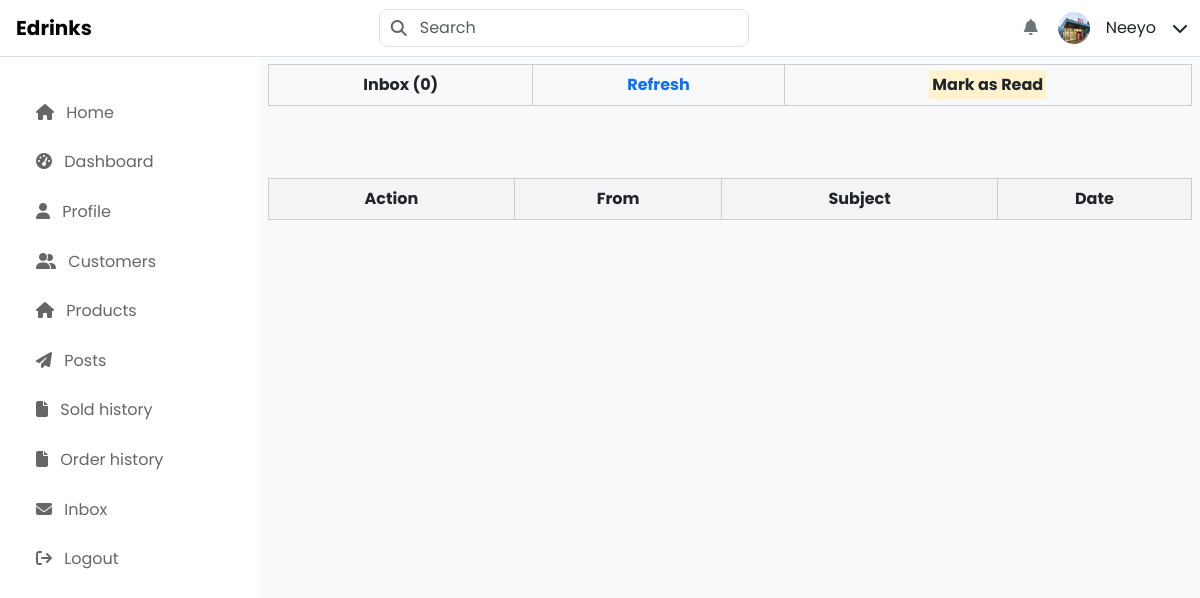
The app's page /dashboard/inbox.php (signed in) with its own data.
### tables this page shows
CREATE TABLE `user_profile` (
  `id` int(11) NOT NULL,
  `user_name` varchar(255) NOT NULL,
  `user_email` varchar(255) NOT NULL,
  `user_password` varchar(255) NOT NULL,
  `user_type` varchar(255) NOT NULL,
  `user_image` varchar(255) NOT NULL,
  `user_phone` varchar(255) NOT NULL,
  `user_location` varchar(255) NOT NULL,
  `lga` varchar(255) NOT NULL,
  `user_address` varchar(255) NOT NULL,
  `user_rating` varchar(255) NOT NULL,
  `verified` tinyint(11) NOT NULL,
  `vkey` varchar(255) NOT NULL,
  `reset_token` varchar(255) NOT NULL,
  `reset_token_expiry` varchar(255) NOT NULL,
  `date_added` varchar(255) NOT NULL
);

### dashboard/contents/profile-contents.php (called while the page is built, shortened)
<?php
     if(isset($_SESSION['user_id'])){
         $query = "SELECT * FROM user_profile WHERE id = ?";
         $stmt = $conn->prepare($query);
         $stmt->bind_param('i', $userId);
         $stmt->execute();
         $result = $stmt->get_result();
         if ($row = $result->fetch_assoc()) {
             $user_name = $row['user_name'];
             $user_image = $row['user_image'];
         } else {
              echo "No user found.";
         }
     }
?>

### dashboard/inbox.php (the view, shortened to what this page needs)
<?php session_start();
     if(isset($_SESSION['user_id'])){
         $userId = $_SESSION['user_id'];
         $you = $_SESSION['user_email'];
         require("../engine/config.php");
         include("contents/profile-contents.php");
     }
     else{
         header("Location:../../index.php");
         exit();
     }
?>
<!DOCTYPE html>
<html lang="en">
<head>
    <link href="https://cdnjs.cloudflare.com/ajax/libs/bootstrap/5.3.2/css/bootstrap.min.css" rel="stylesheet">
    <link href="https://cdnjs.cloudflare.com/ajax/libs/font-awesome/6.4.0/css/all.min.css" rel="stylesheet">
    <link rel="stylesheet" href="../assets/css/wholesaler/wholesaler-dashboard.css">
    <link rel="stylesheet" href="../assets/css/wholesaler/wholesaler-products.css">
</head>
<body class="bg-light">
<nav class="navbar navbar-expand-lg navbar-light bg-white border-bottom fixed-top">
        <div class="container-fluid">
            <a class="navbar-brand text-orange fw-bold" href="#">Edrinks</a>
            <div class="position-relative d-flex align-items-center">
                <i class="fas fa-search search-icon"></i>
                <input type="text" class="form-control search-input" placeholder="Search">
            </div>
            <div class="d-flex align-items-center gap-3">
            <a href='notifications.php'><i class="fas fa-bell text-secondary"></i></a>
                <img src="<?php echo"../" .htmlspecialchars($user_image); ?>" class="rounded-circle" width="32" height="32">
                <span><?php echo htmlspecialchars($user_name); ?></span>
                <i class="fas fa-chevron-down"></i>
            </div>
        </div>
    </nav>
      <?php include ("components/side-bar.php"); ?>
    <div class="main-content pt-5 my-3 px-2">
    <div id="label">
    <?php
$countUnreadQuery = "SELECT COUNT(*) AS unread_total
                     FROM (
                        SELECT sender_email
                        FROM messages
                        WHERE receiver_email = ?
                          AND is_receiver_deleted = 0
                          AND has_read = 0
                        GROUP BY sender_email
                     ) AS sub";
if ($stmtCountUnread = $conn->prepare($countUnreadQuery)) {
    $stmtCountUnread->bind_param("s", $you);
    $stmtCountUnread->execute();
    $resultCountUnread = $stmtCountUnread->get_result();
    $rowUnreadCount = $resultCountUnread->fetch_assoc();
    $unread_count = $rowUnreadCount['unread_total'];
} else {
    die("Error preparing count-unread statement: " . $conn->error);
}
?>
<!DOCTYPE html>
<html>
<head>
</head>
<body>
    <table>
        <thead>
            <tr>
                <th id="inbox">Inbox (<?php echo $unread_count; ?>)</th>
                <th><a href="messages.php" id="refresh">Refresh</a></th>
                <th><a class="mark" href="#">Mark as Read</a></th>
            </tr>
        </thead>
    </table>
    <br><br><br>
    <table>
        <thead>
            <tr style="background-color: rgba(192,192,192,0.1);">
                <th>Action</th>
                <th>From</th>
                <th>Subject</th>
                <th>Date</th>
            </tr>
        </thead>
    </table>
</body>
</html>
  </div>
</div>
    </body>
    </html>

### assets/css/wholesaler/wholesaler-dashboard.css (style rules this page uses)
body { font-family:poppins; }
.main-content { margin-left: 260px; }
.search-input { padding-left: 2.5rem; border-radius: 8px; }
.search-icon { position: absolute; left: 12px; top: 50%; transform: translateY(-50%); color: #666; }

### dashboard/inbox.php (style rules this page uses)
table { width: 100%; border-collapse: collapse; }
th, td { padding: 8px; text-align: center; border: 1px solid #ccc; }
a { text-decoration: none; margin: 0 4px; }

### records on screen
user_profile: user_image (picture), user_name "Neeyo"

### other values on screen
$unread_count "0"
